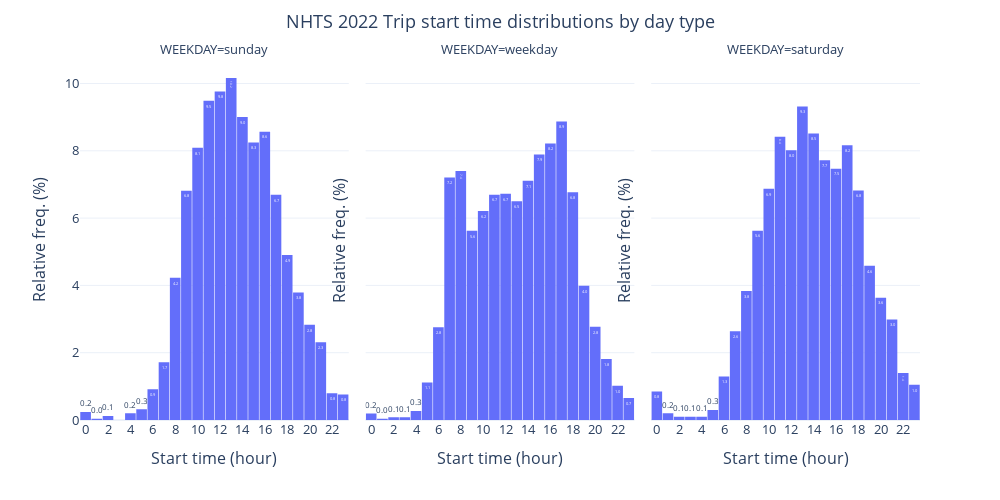

The code cell stored with this chart in its notebook:
### Code cell
fig = px.histogram(curated_NHTS, x='INTTIME_END', facet_col='WEEKDAY', 
                   nbins=24, text_auto='.1f',
                   histnorm='percent'
                   )

fig.update_yaxes(title='Relative freq. (%)')

fig.update_xaxes(title='Start time (hour)',
                 dtick=2
                 )

fig.update_layout(width=1000,
                  height=500,
                  template='plotly_white',
                  bargap=0.05,
                #   barmode='stack',
                  title={'text':"NHTS 2022 Trip start time distributions by day type",
                         'x':0.5,
                         'y':0.97},
                #   legend=dict(orientation='v',
                #               y=1,
                #               x=0.85)
                font=dict(
                       # family="Courier New, monospace",
                       size=13)
                )

fig.show()

### Figure 1 — Plotly figure (JSON) as saved in the notebook; plotly's stock layout.template omitted (floating-point values rounded to 4 significant figures; data arrays with more than 128 entries replaced by an {"elided": "..."} marker saying what was removed)
{"data": [{"alignmentgroup": "True", "bingroup": "x", "histnorm": "percent", "hovertemplate": "WEEKDAY=sunday<br>INTTIME_END=%{x}<br>percent=%{y}<extra></extra>", "legendgroup": "", "marker": {"color": "#636efa", "pattern": {"shape": ""}}, "name": "", "nbinsx": 24, "offsetgroup": "", "orientation": "v", "showlegend": false, "texttemplate": "%{value:.1f}", "type": "histogram", "x": {"elided": "2509 int values"}, "xaxis": "x", "yaxis": "y"}, {"alignmentgroup": "True", "bingroup": "x", "histnorm": "percent", "hovertemplate": "WEEKDAY=weekday<br>INTTIME_END=%{x}<br>percent=%{y}<extra></extra>", "legendgroup": "", "marker": {"color": "#636efa", "pattern": {"shape": ""}}, "name": "", "nbinsx": 24, "offsetgroup": "", "orientation": "v", "showlegend": false, "texttemplate": "%{value:.1f}", "type": "histogram", "x": {"elided": "15304 int values"}, "xaxis": "x2", "yaxis": "y2"}, {"alignmentgroup": "True", "bingroup": "x", "histnorm": "percent", "hovertemplate": "WEEKDAY=saturday<br>INTTIME_END=%{x}<br>percent=%{y}<extra></extra>", "legendgroup": "", "marker": {"color": "#636efa", "pattern": {"shape": ""}}, "name": "", "nbinsx": 24, "offsetgroup": "", "orientation": "v", "showlegend": false, "texttemplate": "%{value:.1f}", "type": "histogram", "x": {"elided": "2008 int values"}, "xaxis": "x3", "yaxis": "y3"}], "layout": {"annotations": [{"font": {}, "showarrow": false, "text": "WEEKDAY=sunday", "x": 0.16, "xanchor": "center", "xref": "paper", "y": 1, "yanchor": "bottom", "yref": "paper"}, {"font": {}, "showarrow": false, "text": "WEEKDAY=weekday", "x": 0.5, "xanchor": "center", "xref": "paper", "y": 1, "yanchor": "bottom", "yref": "paper"}, {"font": {}, "showarrow": false, "text": "WEEKDAY=saturday", "x": 0.84, "xanchor": "center", "xref": "paper", "y": 1, "yanchor": "bottom", "yref": "paper"}], "bargap": 0.05, "barmode": "relative", "font": {"size": 13}, "height": 500, "legend": {"tracegroupgap": 0}, "margin": {"t": 60}, "title": {"text": "NHTS 2022 Trip start time distributions by day type", "x": 0.5, "y": 0.97}, "width": 1000, "xaxis": {"anchor": "y", "domain": [0, 0.32], "dtick": 2, "title": {"text": "Start time (hour)"}}, "xaxis2": {"anchor": "y2", "domain": [0.34, 0.66], "dtick": 2, "matches": "x", "title": {"text": "Start time (hour)"}}, "xaxis3": {"anchor": "y3", "domain": [0.68, 1.0], "dtick": 2, "matches": "x", "title": {"text": "Start time (hour)"}}, "yaxis": {"anchor": "x", "domain": [0, 1], "title": {"text": "Relative freq. (%)"}}, "yaxis2": {"anchor": "x2", "domain": [0, 1], "matches": "y", "showticklabels": false, "title": {"text": "Relative freq. (%)"}}, "yaxis3": {"anchor": "x3", "domain": [0, 1], "matches": "y", "showticklabels": false, "title": {"text": "Relative freq. (%)"}}}}
